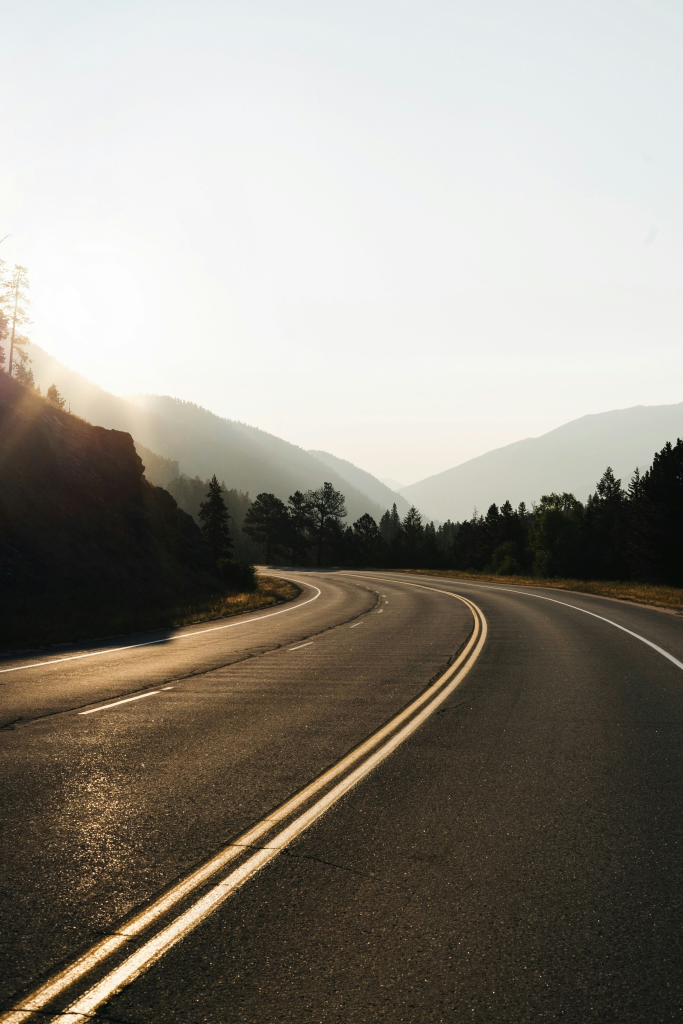
#> input picture Teste.jpg, 2731 x 4096 px, given in place of Video3.mp4, which was not available (shown at 1/4 size)
$ python 'Detecção 12.py'
#> lines starting #> are read from the running program, lines starting #| are printed output that depends on the picture; after the words box and inside, x2 and y2 are one past the last pixel; in counts of white or black regions, pixels touching at a corner belong together; pictures that were not available may be replaced by others from this repository, and a replacement may not be noted
import cv2
import numpy as np
import collections


class RobustPolynomialDetector:
    """
    Versão robusta e aprimorada do LaneDetector.
    Implementa ajuste polinomial direto com pré-processamento, memória inteligente
    e um modo de depuração avançado com ajuste de ROI, parâmetros e minitela de visualização.
    """

    def __init__(self, video_path):
#> called with video_path = 'Video3.mp4'
        self.cap = cv2.VideoCapture(video_path)
        if not self.cap.isOpened():
            raise ValueError(f"Erro: Não foi possível abrir o vídeo em {video_path}")

        # Estado da Detecção e Memória
        self.history_length = 15
        self.left_fit_history = collections.deque(maxlen=self.history_length)
        self.right_fit_history = collections.deque(maxlen=self.history_length)
        self.last_stable_left_fit = None
        self.last_stable_right_fit = None

        # Configurações de Debug e Parâmetros Ajustáveis
        self.debug_mode = False
        self.roi_points = self._initialize_roi_points()
#> in _initialize_roi_points, frame is the input picture: shape (4096, 2731, 3); mean B, G, R 131.1, 140.3, 145.2
#> in _initialize_roi_points, `h, w = (frame.shape[:2]) if ret else (720, 1280)`: h = 4096; w = 2731
#> self.roi_points = [[273, 4095], [1228, 2457], [1502, 2457], [2594, 4095]]
        self.selected_point_index = None
        self.clahe = cv2.createCLAHE(clipLimit=2.0, tileGridSize=(8, 8))
        self.canny_low = 50
        self.canny_high = 150
        self.white_thresh_L = 200
        self.yellow_thresh_S = 150
        self.selected_param_for_tuning = 1

    def _initialize_roi_points(self):
        ret, frame = self.cap.read()
        h, w = (frame.shape[:2]) if ret else (720, 1280)
        self.cap.set(cv2.CAP_PROP_POS_FRAMES, 0)
        return np.array([
            [int(w * 0.1), h - 1], [int(w * 0.45), int(h * 0.6)],
            [int(w * 0.55), int(h * 0.6)], [int(w * 0.95), h - 1]
        ], dtype=np.int32)

    # [11 lines left out: function _mouse_callback, not called in this run]

    def _preprocess_image(self, image):
        hls = cv2.cvtColor(image, cv2.COLOR_BGR2HLS)
        L, S = hls[:, :, 1], hls[:, :, 2]
        enhanced_L = self.clahe.apply(L)
        canny_edges = cv2.Canny(enhanced_L, self.canny_low, self.canny_high)
        white_mask = cv2.inRange(enhanced_L, self.white_thresh_L, 255)
        yellow_mask = cv2.inRange(S, self.yellow_thresh_S, 255)
        combined_color_mask = cv2.bitwise_or(white_mask, yellow_mask)
        final_mask = cv2.bitwise_or(canny_edges, combined_color_mask)
        return final_mask

    def _apply_roi(self, image):
        mask = np.zeros_like(image)
        cv2.fillPoly(mask, [self.roi_points], 255)
        return cv2.bitwise_and(image, mask)

    def _find_and_fit_lanes(self, masked_image):
        h, w = masked_image.shape
        histogram = np.sum(masked_image[h // 2:, :], axis=0)
        midpoint = w // 2
        left_base = np.argmax(histogram[:midpoint])
        right_base = np.argmax(histogram[midpoint:]) + midpoint

        nonzero = masked_image.nonzero()
        nonzeroy, nonzerox = np.array(nonzero[0]), np.array(nonzero[1])

        split_point = (left_base + right_base) // 2
        left_lane_inds = (nonzerox < split_point)
        right_lane_inds = (nonzerox >= split_point)

        leftx, lefty = nonzerox[left_lane_inds], nonzeroy[left_lane_inds]
        rightx, righty = nonzerox[right_lane_inds], nonzeroy[right_lane_inds]

        left_fit = np.polyfit(lefty, leftx, 2) if len(leftx) > 200 else None
        right_fit = np.polyfit(righty, rightx, 2) if len(rightx) > 200 else None

        return left_fit, right_fit

    def _validate_and_smooth(self, left_fit, right_fit, img_height):
        is_left_sane, is_right_sane = False, False
        if left_fit is not None:
            if self.last_stable_left_fit is None:
                is_left_sane = True
            else:
                y_eval = img_height - 1
                current_x, last_x = np.polyval(left_fit, y_eval), np.polyval(self.last_stable_left_fit, y_eval)
                if abs(current_x - last_x) < 150: is_left_sane = True

        if right_fit is not None:
            if self.last_stable_right_fit is None:
                is_right_sane = True
            else:
                y_eval = img_height - 1
                current_x, last_x = np.polyval(right_fit, y_eval), np.polyval(self.last_stable_right_fit, y_eval)
                if abs(current_x - last_x) < 150: is_right_sane = True

        if is_left_sane: self.left_fit_history.append(left_fit)
        if is_right_sane: self.right_fit_history.append(right_fit)

        final_left_fit = np.average(self.left_fit_history,
                                    axis=0) if self.left_fit_history else self.last_stable_left_fit
        final_right_fit = np.average(self.right_fit_history,
                                     axis=0) if self.right_fit_history else self.last_stable_right_fit

        if final_left_fit is not None: self.last_stable_left_fit = final_left_fit
        if final_right_fit is not None: self.last_stable_right_fit = final_right_fit
        return final_left_fit, final_right_fit

    def _draw_lanes(self, image, left_fit, right_fit):
        h, w, _ = image.shape
        overlay = np.zeros_like(image)
        plot_y = np.linspace(self.roi_points[1][1], h - 1, int(h - self.roi_points[1][1]))
        try:
            if left_fit is not None:
                left_fit_x = np.polyval(left_fit, plot_y)
                pts_left = np.array([np.transpose(np.vstack([left_fit_x, plot_y]))])
                cv2.polylines(overlay, np.int_([pts_left]), isClosed=False, color=(0, 0, 255), thickness=12)
            if right_fit is not None:
                right_fit_x = np.polyval(right_fit, plot_y)
                pts_right = np.array([np.transpose(np.vstack([right_fit_x, plot_y]))])
                cv2.polylines(overlay, np.int_([pts_right]), isClosed=False, color=(0, 0, 255), thickness=12)
        except (TypeError, ValueError):
            pass
        return cv2.addWeighted(image, 1.0, overlay, 0.9, 0)

    # [30 lines left out: function _draw_debug_hud, not called in this run]

    def process_frame(self, frame):
        """Executa o pipeline completo de detecção."""
        color_mask = self._preprocess_image(frame)
#> in _preprocess_image, `L, S = hls[:, :, 1], hls[:, :, 2]`:
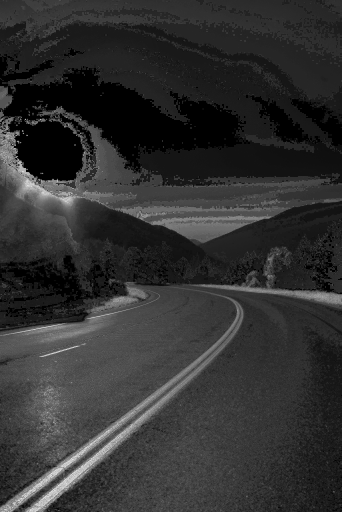
#> S: shape (4096, 2731) (shown at 1/8 size); min 0, max 255, mean 48.8
#> in _preprocess_image, `enhanced_L = self.clahe.apply(L)`:
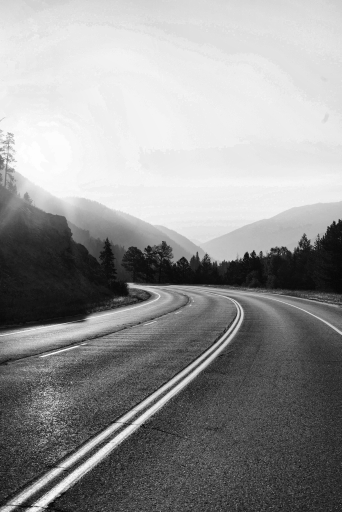
#> enhanced_L: shape (4096, 2731) (shown at 1/8 size); min 1, max 255, mean 147.6
#> in _preprocess_image, `canny_edges = cv2.Canny(enhanced_L, self.canny_low, self.canny_high)`:
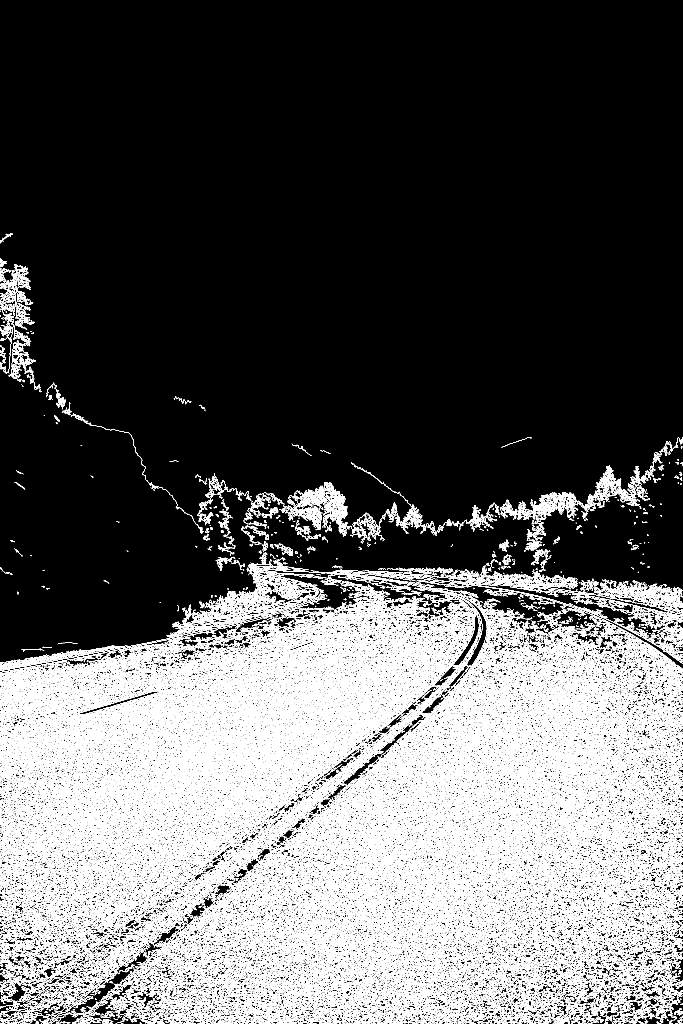
#> canny_edges: shape (4096, 2731) (shown at 1/4 size); 14% white in thin lines or dots, all inside (x1, y1, x2, y2) = (0, 933, 2731, 4096)
#> in _preprocess_image, `final_mask = cv2.bitwise_or(canny_edges, combined_color_mask)`:
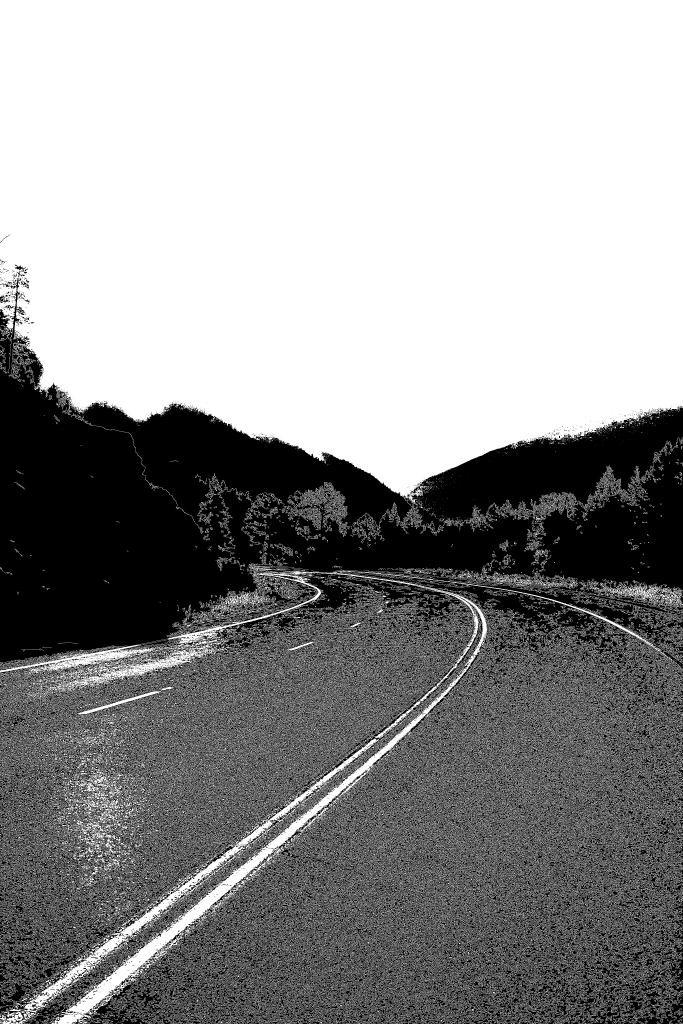
#> final_mask: shape (4096, 2731) (shown at 1/4 size); 57.8% white; 8648 black regions (8444 under 20 px), largest, box (x1, y1, x2, y2) and area: (0, 1083, 2731, 4096) 4680472, (287, 4059, 360, 4096) 689, (1085, 2299, 1200, 2318) 596
        masked_image = self._apply_roi(color_mask)
#> in _apply_roi, `return cv2.bitwise_and(image, mask)`:
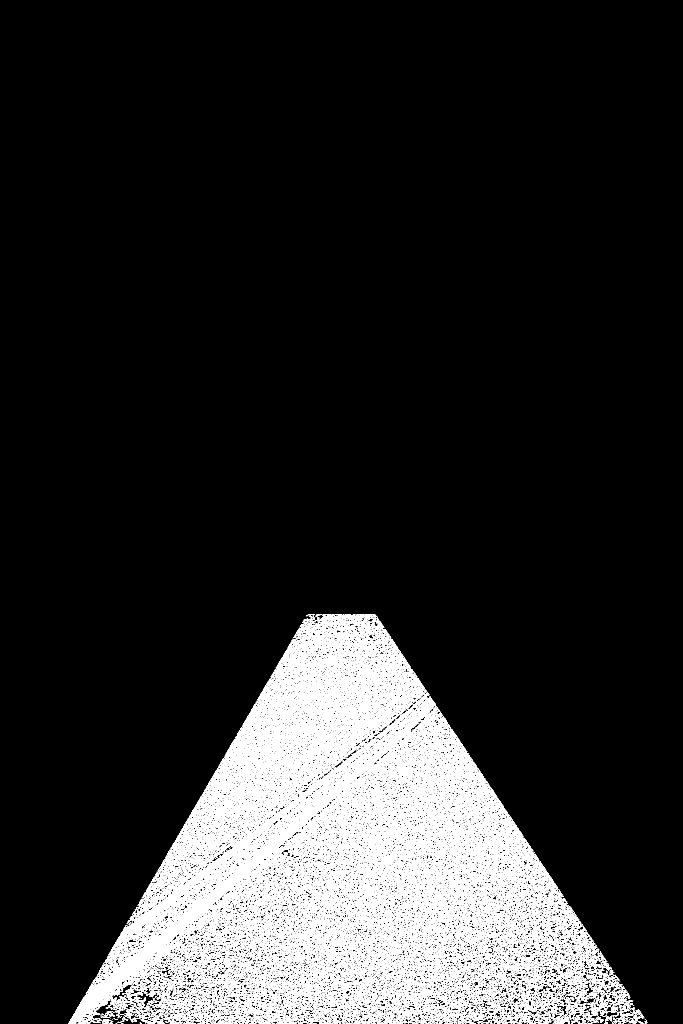
#> returned value: shape (4096, 2731) (shown at 1/4 size); 7.1% white in thin lines or dots, all inside (x1, y1, x2, y2) = (273, 2457, 2589, 4096)
        left_fit, right_fit = self._find_and_fit_lanes(masked_image)
#> in _find_and_fit_lanes, `histogram = np.sum(masked_image[h // 2:, :], axis=0)`: histogram = 2731 values, max 173400 at index 1299, min 0 at index 0, mean 74445.5
#> in _find_and_fit_lanes, `left_base = np.argmax(histogram[:midpoint])`: left_base = 1299
#> in _find_and_fit_lanes, `right_base = np.argmax(histogram[midpoint:]) + midpoint`: right_base = 1468
#> in _find_and_fit_lanes, `nonzero = masked_image.nonzero()`: nonzero = 797297 positions, rows 2457 to 4095, columns 273 to 2588
#> in _find_and_fit_lanes, `split_point = (left_base + right_base) // 2`: split_point = 1383
#> in _find_and_fit_lanes, `left_fit = np.polyfit(lefty, leftx, 2) if len(leftx) > 200 else None`: left_fit = [-3.45e-05, -0.117, 1811.4]
#> in _find_and_fit_lanes, `right_fit = np.polyfit(righty, rightx, 2) if len(rightx) > 200 else None`: right_fit = [-2.75e-05, 0.502, 364.9]
        smooth_left, smooth_right = self._validate_and_smooth(left_fit, right_fit, frame.shape[0])
        final_image = self._draw_lanes(frame, smooth_left, smooth_right)

        if self.debug_mode:
            # Passa a máscara processada para a função de desenho do HUD
            self._draw_debug_hud(final_image, masked_image)
        return final_image

    def handle_keyboard_input(self, key):
        if key == ord('q'): return False
        if key == ord('d'): self.debug_mode = not self.debug_mode

        if self.debug_mode:
            if ord('1') <= key <= ord('4'):
                self.selected_param_for_tuning = int(chr(key))
            elif key in [ord('+'), ord('=')]:
                if self.selected_param_for_tuning == 1:
                    self.canny_low = min(500, self.canny_low + 5)
                elif self.selected_param_for_tuning == 2:
                    self.canny_high = min(500, self.canny_high + 5)
                elif self.selected_param_for_tuning == 3:
                    self.white_thresh_L = min(255, self.white_thresh_L + 5)
                elif self.selected_param_for_tuning == 4:
                    self.yellow_thresh_S = min(255, self.yellow_thresh_S + 5)
            elif key in [ord('-'), ord('_')]:
                if self.selected_param_for_tuning == 1:
                    self.canny_low = max(0, self.canny_low - 5)
                elif self.selected_param_for_tuning == 2:
                    self.canny_high = max(0, self.canny_high - 5)
                elif self.selected_param_for_tuning == 3:
                    self.white_thresh_L = max(0, self.white_thresh_L - 5)
                elif self.selected_param_for_tuning == 4:
                    self.yellow_thresh_S = max(0, self.yellow_thresh_S - 5)
        return True

    def run(self):
        window_name = "Robust Detector (d: debug, q: quit, 1-4: select, +/-: adjust)"
        cv2.namedWindow(window_name, cv2.WINDOW_NORMAL)
        cv2.setMouseCallback(window_name, self._mouse_callback)

        is_running = True
        while is_running:
            if not self.cap.isOpened(): break
            ret, frame = self.cap.read()
            if not ret:
                print("Fim do vídeo. Reiniciando...")
                self.cap.set(cv2.CAP_PROP_POS_FRAMES, 0)
                continue

            processed_frame = self.process_frame(frame)
#> in process_frame, `left_fit, right_fit = self._find_and_fit_lanes(masked_image)`: left_fit = [-3.45e-05, -0.117, 1811.4]; right_fit = [-2.75e-05, 0.502, 364.9]
#> in process_frame, `smooth_left, smooth_right = self._validate_and_smooth(left_fit, right_..`: smooth_left = [-3.45e-05, -0.117, 1811.4]; smooth_right = [-2.75e-05, 0.502, 364.9]
#> in _draw_lanes, `left_fit_x = np.polyval(left_fit, plot_y)`: left_fit_x = 1639 values, max 1316.9 at index 0, min 756 at index 1638, mean 1051.9
#> in _draw_lanes, `pts_left = np.array([np.transpose(np.vstack([left_fit_x, plot_y]))])`: pts_left = 1639 pairs, first value 756 to 1316.9, second value 2457 to 4095
#> in _draw_lanes, `cv2.polylines(overlay, np.int_([pts_left]), isClosed=False, color=(0, ..`:
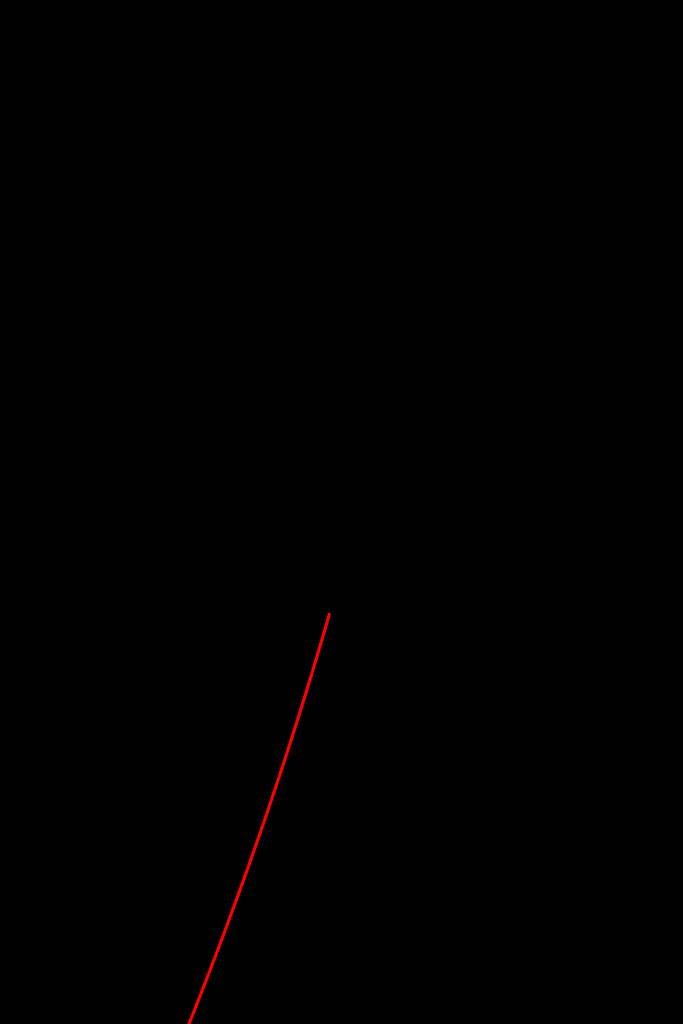
#> overlay: shape (4096, 2731, 3) (shown at 1/4 size); mean of channels 0, 1, 2 0, 0, 0.5; drawn as B, G, R
#> in _draw_lanes, `right_fit_x = np.polyval(right_fit, plot_y)`: right_fit_x = 1639 values from 1431.1 to 1957.3
#> in _draw_lanes, `pts_right = np.array([np.transpose(np.vstack([right_fit_x, plot_y]))])`: pts_right = 1639 pairs, first value 1431.1 to 1957.3, second value 2457 to 4095
            cv2.imshow(window_name, processed_frame)

            key = cv2.waitKey(20) & 0xFF
#> (key q is pressed here)
            is_running = self.handle_keyboard_input(key)

        self.cap.release()
        cv2.destroyAllWindows()
        print("Programa encerrado.")


if __name__ == "__main__":
    video_file = "Video3.mp4"
    try:
        detector = RobustPolynomialDetector(video_file)
        detector.run()
    except Exception as e:
        print(f"Ocorreu um erro fatal: {e}")
